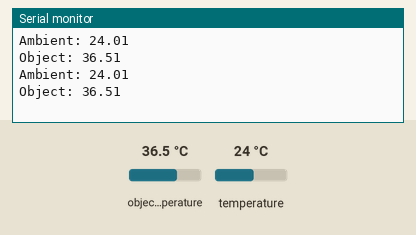
A sketch run on a simulated Arduino Uno, built with avr-gcc and run on an emulated ATmega328P. On the bench: the last lines printed to the serial monitor. Inputs (shaded band) come from the test bench; at power-on: object temperature 36.5 °C, temperature 24 °C.

Above: at 2.2 s.
2.3 s: object temperature set to 20 °C
At 3.6 s:
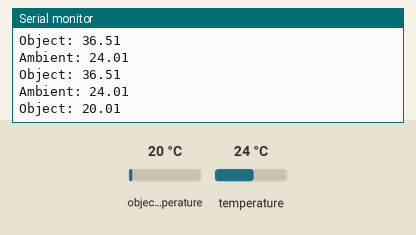
3.8 s: temperature set to 12 °C
At 4.8 s:
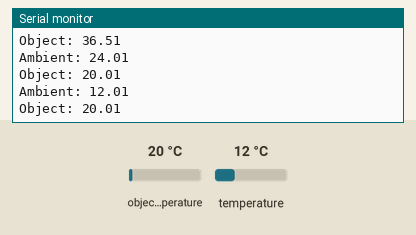
5.3 s: object temperature set to 26 °C
At 6.5 s:
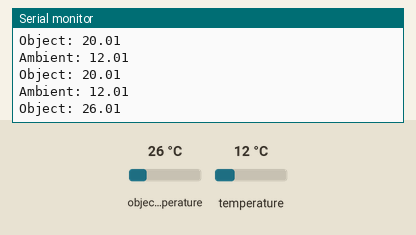
Timing chart, 0 to 8.3 s (numbered marks = the images above; inputs shaded):
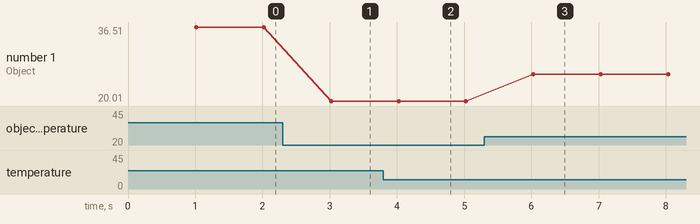

Measured:
- after the input at 2.3 s, the serial monitor: prints a new line after 0.72 s (image 1)
- after the input at 3.8 s, the serial monitor: prints a new line after 0.21 s (image 2)
- after the input at 5.3 s, the serial monitor: prints a new line after 0.73 s (image 3)
- plotted number 1: 36.51 → 20.01 after the input at 2.3 s, 20.01 → 26.01 after the input at 5.3 s

The sketch:

test.ino
```cpp
#include <Wire.h>
#include <Adafruit_MLX90614.h>
#include <OneWire.h>
#include <DallasTemperature.h>


Adafruit_MLX90614 mlx = Adafruit_MLX90614();

void setup() {

  Serial.begin(9600);

  mlx.begin();

  delay(1000);
}

void loop() {

  mlx_sensor();

  delay(1000);
}

void mlx_sensor()
{

  String str;

  str = String("Ambient: ") + String(mlx.readAmbientTempC());
  Serial.println(str);

  str = String("Object: ") + String(mlx.readObjectTempC());
  Serial.println(str);
}
```
